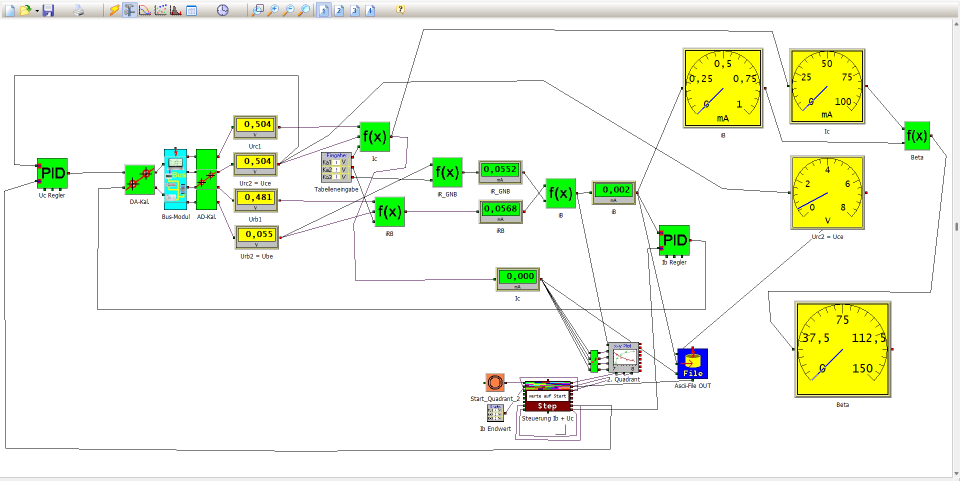
#> input picture bilder/trendows_q2_blatt.png, 1920 x 961 px, found by its file name (shown at 1/2 size)
$ python -i erstelle_kennlinienschreiber_seite.py   (imports and definitions only)
#> lines starting #> are read from the running program, lines starting #| are printed output that depends on the picture
#!/usr/bin/env python3
# -*- coding: utf-8 -*-
"""Erzeugt die eigenständige Browser-Seite zum Kennlinienschreiber.

Eine Regel: die Fassungsnummer steht nur in der Datei VERSION, alles andere wird daraus gebaut.
Die Seite ist offline lauffähig — kein Nachladen, keine Fremdbibliothek, Bilder als Daten-Adresse eingebettet.
Sie enthält: den simulierten Messplatz mit Kaskadenregelung und Registeranzeige, das Vierquadranten-Kennfeld
mit den gemessenen BC337-Punkten über der Simulation, die Kleinsignalrechnung (h-Parameter, Kettenmatrix,
Emitterschaltung) und die beiden Dokumente als Reiter.

Zugangsdaten kommen in dieser Arbeit nicht vor: die Firmware spricht Modbus über die serielle Schnittstelle,
es gibt weder Netznamen noch Kennwort. Die Ersetzungsliste `neutral()` bleibt trotzdem bestehen — sie ist die
Stelle, an der ein später hinzukommendes Kennwort durch eine gleich lange Folge „x" ersetzt würde.

  python3 erstelle_kennlinienschreiber_seite.py
"""
from __future__ import annotations

import base64
import io
import json
import re
from pathlib import Path

H = Path(__file__).resolve().parent
Q = H.parent
R = Q / "rechnung"
B = Q / "Bilder"
# [1 line that did not run here, left out]
DATUM = "30.09.2026"
NAMENSNENNUNG = "Prof. Dr.-Ing. Ralph Wystup M.Sc. — erstellt mit KI und Agent (Claude Code, Anthropic)"

# --------------------------------------------------------------------------- Neutralisierung
# Netznamen bleiben sprechende Platzhalter, Kennwörter werden durch gleich viele „x" ersetzt
# (Vorgabe des Verfassers vom 29.09.2026). In diesem Projekt greift nichts davon; die Liste ist leer,
# damit hier kein Geheimnis steht — die Ersetzungen selbst stehen in neutral_privat.json, falls es
# eines Tages welche gibt. Diese Datei wird nicht mitgeliefert.
def _liste() -> list[tuple[str, str]]:
    p = H / "neutral_privat.json"
    return [tuple(x) for x in json.loads(p.read_text(encoding="utf-8"))] if p.is_file() else []


# [36 lines left out: functions neutral, lade, not called in this run]


# --------------------------------------------------------------------------- Bilder einbetten
def bild(name: str, breite: int = 1150, qualitaet: int = 80) -> str:
    """Bild verkleinern und als Daten-Adresse zurückgeben — die Seite bleibt eine einzige Datei."""
#> called with name = '../bilder/trendows_q2_blatt.png', breite = 1150, qualitaet = 80
    from PIL import Image
    im = Image.open(B / name)
#> im is the input picture: PIL image 1920x961 RGB; mean R, G, B 240.8, 245.3, 227.6
    if im.width > breite:
        im = im.resize((breite, max(1, round(im.height * breite / im.width))), Image.LANCZOS)
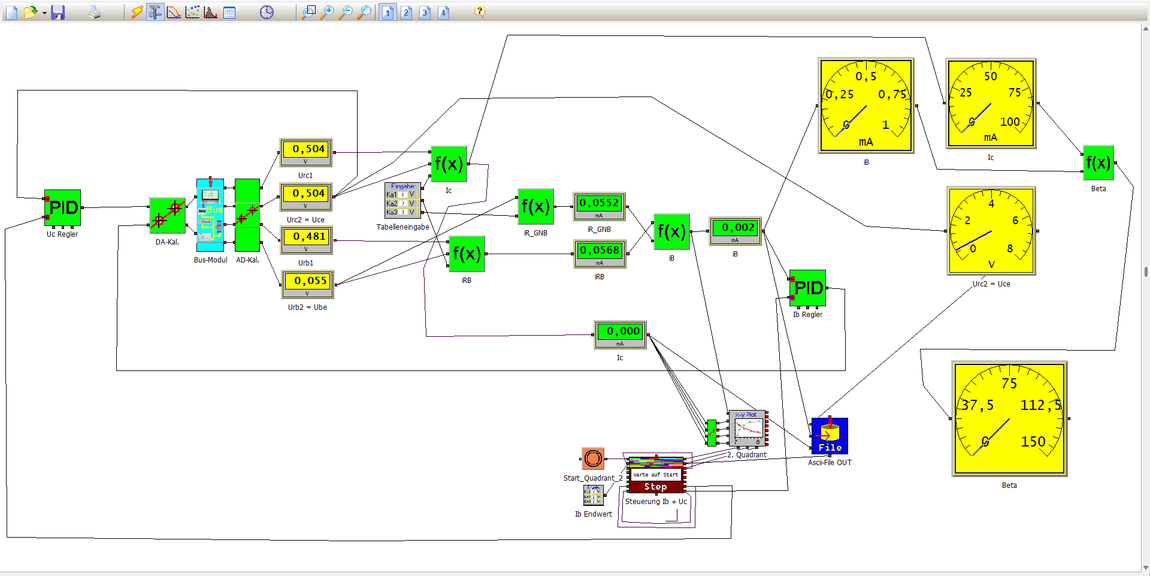
#> im: PIL image 1150x576 RGB; mean R, G, B 240.3, 244.7, 227.2
    puffer = io.BytesIO()
    if name.lower().endswith((".jpg", ".jpeg")):
        im.convert("RGB").save(puffer, "JPEG", quality=qualitaet, optimize=True)
        art = "image/jpeg"
    else:
        im.convert("RGB").quantize(colors=128, method=Image.MEDIANCUT).save(puffer, "PNG", optimize=True)
        art = "image/png"
    return f"data:{art};base64," + base64.b64encode(puffer.getvalue()).decode("ascii")


BILDER = ["uebersichtsplan_skizze.png", "schaltplan_cpu_adda.png", "schaltplan_ops.png",
          "platine_layout.png", "platine_foto.jpg", "vierpol_transistor.png",
          "ku611_q1_ic_uce.png", "ku611_q2_ic_ib.png", "ku611_q3_ube_ib.png", "ku611_q4.png",
          "trendows_q1_blatt.png", "matlab_curve_fitter.png",
          "bjt_extraction.png", "bjt_fit.png", "bjt_gesamt.png",
          "bjt_hparam.png", "bjt_4quadrant.png", "bjt_verstaerker.png"]


# --------------------------------------------------------------------------- Formelsatz
TEX = [
    (r"\\begin\{pmatrix\}", "⎡ "), (r"\\end\{pmatrix\}", " ⎤"),
    (r"\\\\", " ;  "), (r"&", "  "),
    (r"\\underbrace\{([^{}]*)\}_\{[^{}]*\}", r"\1"),
    (r"\\boxed\{", "▸ "), (r"\\left[.]", ""), (r"\\right\|", "|"), (r"\\left", ""), (r"\\right", ""),
    (r"\\mathrm\{([^{}]*)\}", r"\1"), (r"\\text\{([^{}]*)\}", r"\1"), (r"\\mathbf\{([^{}]*)\}", r"\1"),
    # Abstandsbefehle und das Komma-Paar zuerst: sonst stehen in den Zaehlern und Nennern
    # noch geschweifte Klammern, und die Bruchregel greift nicht.
    (r"\{,\}", ","), (r"\\quad", "   "), (r"\\qquad", "      "),
    (r"\\,", " "), (r"\\;", " "), (r"\\!", ""),
    (r"\\sum_\{([^{}]*)\}\^\{([^{}]*)\}", r"Σ[\1..\2] "),
    (r"\\lfloor", "⌊"), (r"\\rfloor", "⌋"),
    (r"\\partial", "∂"), (r"\\cdot", "·"), (r"\\times", "×"),
    (r"\\approx", "≈"), (r"\\le\b", "≤"), (r"\\ge\b", "≥"), (r"\\neq", "≠"),
    (r"\\parallel", "∥"), (r"\\Longrightarrow", "⟹"), (r"\\Rightarrow", "⟹"),
    (r"\\rightarrow", "→"), (r"\\pm", "±"), (r"\\infty", "∞"),
    (r"\\Omega", "Ω"), (r"\\mu", "µ"), (r"\\pi", "π"), (r"\\beta", "β"),
    (r"\\alpha", "α"), (r"\\delta", "δ"), (r"\\Delta", "Δ"),
    (r"\\overline\{([^{}]*)\}", "\\1\u0304"),
    (r"\\exp", "exp"), (r"\\ln\b", "ln"), (r"\\log(?![a-z])", "log"), (r"\\max(?![a-z])", "max"), (r"\\min(?![a-z])", "min"),
    (r"\\ldots", "…"), (r"\\dots", "…"), (r"\\cdots", "⋯"),
    (r"\\\|", "∥"),
]


# Bruch und Wurzel koennen eine Klammerebene enthalten (\frac{I_S}{\beta_{eff}});
# deshalb ein eigener Ausdruck mit einer Verschachtelungsstufe, mehrfach angewandt.
KLAMMER = r"(?:[^{}]|\{(?:[^{}]|\{[^{}]*\})*\})*"      # zwei Verschachtelungsstufen genuegen hier
FRAC = re.compile(r"\\frac\{(" + KLAMMER + r")\}\{(" + KLAMMER + r")\}")
WURZEL = re.compile(r"\\sqrt\{(" + KLAMMER + r")\}")
SUB = re.compile(r"_\{((?:[^{}]|\{[^{}]*\})*)\}")
SUP = re.compile(r"\^\{((?:[^{}]|\{[^{}]*\})*)\}")


# [141 lines left out: functions formel, zeile, markdown, main, not called in this run]


# [1 line that did not run here, left out]

# [2 lines not run here, left out]

>>> result = bild('../bilder/trendows_q2_blatt.png')
